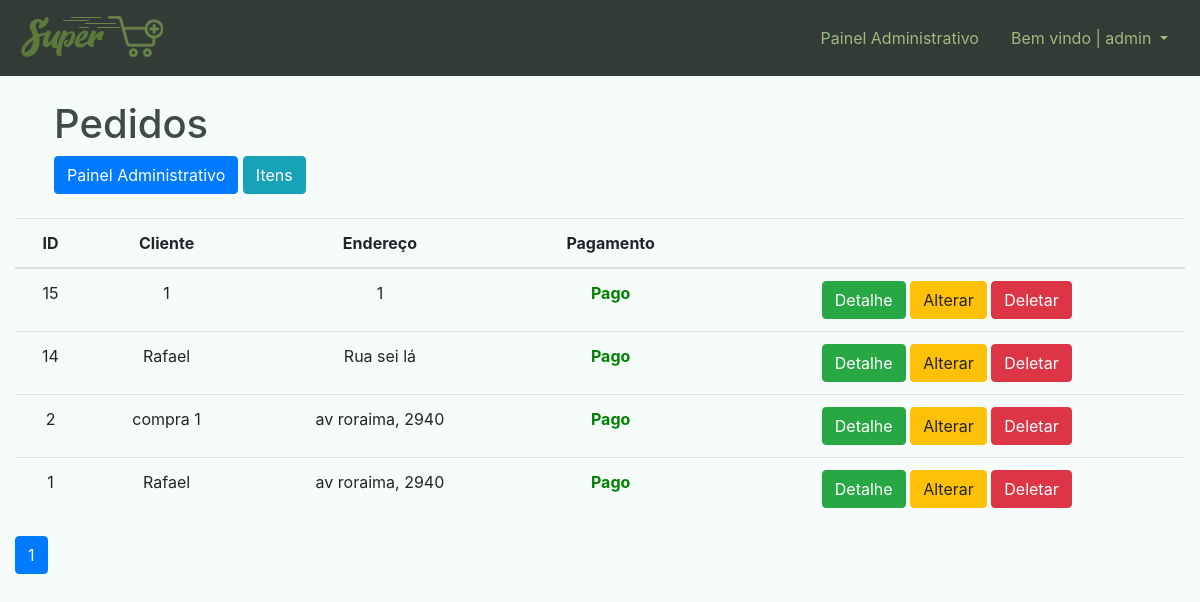
/dashboard/pedidos/ (signed in), run on an earlier commit of the app's database.
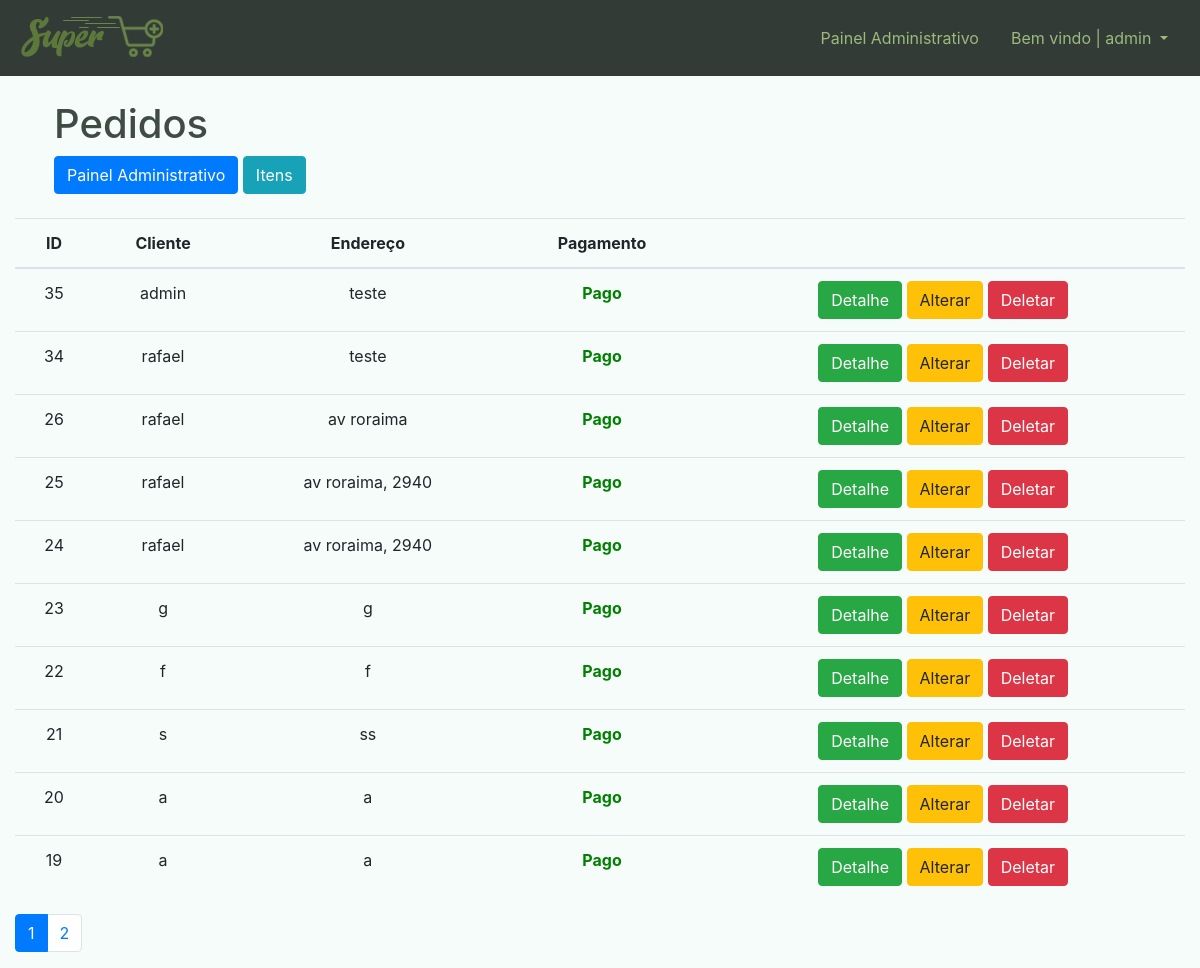
And on a later commit of the database.
### pedido/models.py (models this page shows, shortened)
class Pedido(models.Model):
    cliente = models.CharField(max_length=100, blank=False,verbose_name='Cliente')
    endereco = models.CharField(max_length=100, blank=False,verbose_name='Endereço')
    pago = models.BooleanField(auto_created=True, default=True, verbose_name='Pago')

### dashboard/views.py (the view)
# urls.py: path('pedidos/', pedidos_list, name='pedidos_list'),
@login_required()
@permission_required(perm='foo.view_bar', login_url='dash_index',raise_exception=True)
def pedidos_list(request):
    contexto = {}
    pedidos = Pedido.objects.filter(pago=True).order_by('-id')
    contexto['pedidos'] = paginacao(request, pedidos)
    return render(request, 'dashboard/pedidos/dash_pedidos.html', contexto)

### dashboard/views.py (called while the page is built)
def paginacao(request, model, qnd=10):
    paginacao = Paginator(model, qnd)
    paginas = request.GET.get('p')
    model = paginacao.get_page(paginas)
    return model

### dashboard/templates/dashboard/pedidos/dash_pedidos.html (shortened to what this page needs)
{% extends 'base.html' %}
{% block navbar %}
{% include 'parciais/_dash_header.html' %}
{% endblock %}
{% block main %}
<div class="container-fluid mt-4">
    <div class="row ml-4">
        <div class="col-12">
            <h1>Pedidos</h1>
        </div>
        <div class="col">
            <a href="{% url 'dash_index' %}" class="btn btn-primary">Painel Administrativo</a>
            <a href="{% url 'itens_list' %}" class="btn btn-info">Itens</a>
        </div>
    </div>
</div>
<br>
<div class="container-fluid">
    <table class="table table-hover">
        <thead>
            <tr style="text-align: center; vertical-align: middle;">
                <th >ID</th>
                <th>Cliente</th>
                <th>Endereço</th>
                <th>Pagamento</th>
                <th></th>
            </tr>
        </thead>
        <tbody>
            {% for pedido in pedidos %}
                <tr style="text-align: center; vertical-align: middle;">
                    <td>{{pedido.id}}</td>
                    <td>{{pedido.cliente}}</td>
                    <td>{{pedido.endereco}}</td>
                    {% if pedido.pago == True %}
                    <td style="color: green;"><strong>Pago</strong></td>
                    {% else %}
                    <td style="color: rgb(128, 0, 0);"><strong>Pendente</strong></td>
                    {% endif %}
                    <td>
                        <a href="{% url 'pedido_detalhe' pedido.id %}" class="btn btn-success">Detalhe</a>
                        <a href="{% url 'pedido_update' pedido.id %}" class="btn btn-warning">Alterar</a>
                        <a href="{% url 'pedido_del' pedido.id %}" class="btn btn-danger">Deletar</a>
                    </td>
                </tr>
            {% endfor %}
        </tbody>
    </table>
    <nav aria-label="Paginação de pedidos">
        <ul class="pagination">
            {% for pagina in pedidos.paginator.page_range %}
            {% if pedidos.number == pagina %}
            <li class="page-item active"><a class="page-link" href="?p={{pagina}}">{{pagina}}</a></li>
            {%else%}
            <li class="page-item"><a class="page-link" href="?p={{pagina}}">{{pagina}}</a></li>
            {%endif%}
            {%endfor%}
        </ul>
    </nav>
</div>
{% endblock %}

What changed in the data, as far as the page shows it:
no longer on this page (row edited): Pedido: id "15", cliente "1", endereco "1", pago "Pago"
no longer on this page (row unchanged): Pedido: id "14", cliente "Rafael", endereco "Rua sei lá", pago "Pago"
no longer on this page (row unchanged): Pedido: id "2", cliente "compra 1", endereco "av roraima, 2940", pago "Pago"
no longer on this page (row unchanged): Pedido: id "1", cliente "Rafael", endereco "av roraima, 2940", pago "Pago"
added Pedido: id "35", cliente "admin", endereco "teste", pago "Pago"
added Pedido: id "34", cliente "rafael", endereco "teste", pago "Pago"
added Pedido: id "26", cliente "rafael", endereco "av roraima", pago "Pago"
added Pedido: id "25", cliente "rafael", endereco "av roraima, 2940", pago "Pago"
added Pedido: id "24", cliente "rafael", endereco "av roraima, 2940", pago "Pago"
added Pedido: id "23", cliente "g", endereco "g", pago "Pago"
added Pedido: id "22", cliente "f", endereco "f", pago "Pago"
added Pedido: id "21", cliente "s", endereco "ss", pago "Pago"
added Pedido: id "20", cliente "a", endereco "a", pago "Pago"
added Pedido: id "19", cliente "a", endereco "a", pago "Pago"
Also different on the page:
new list line: "2"
